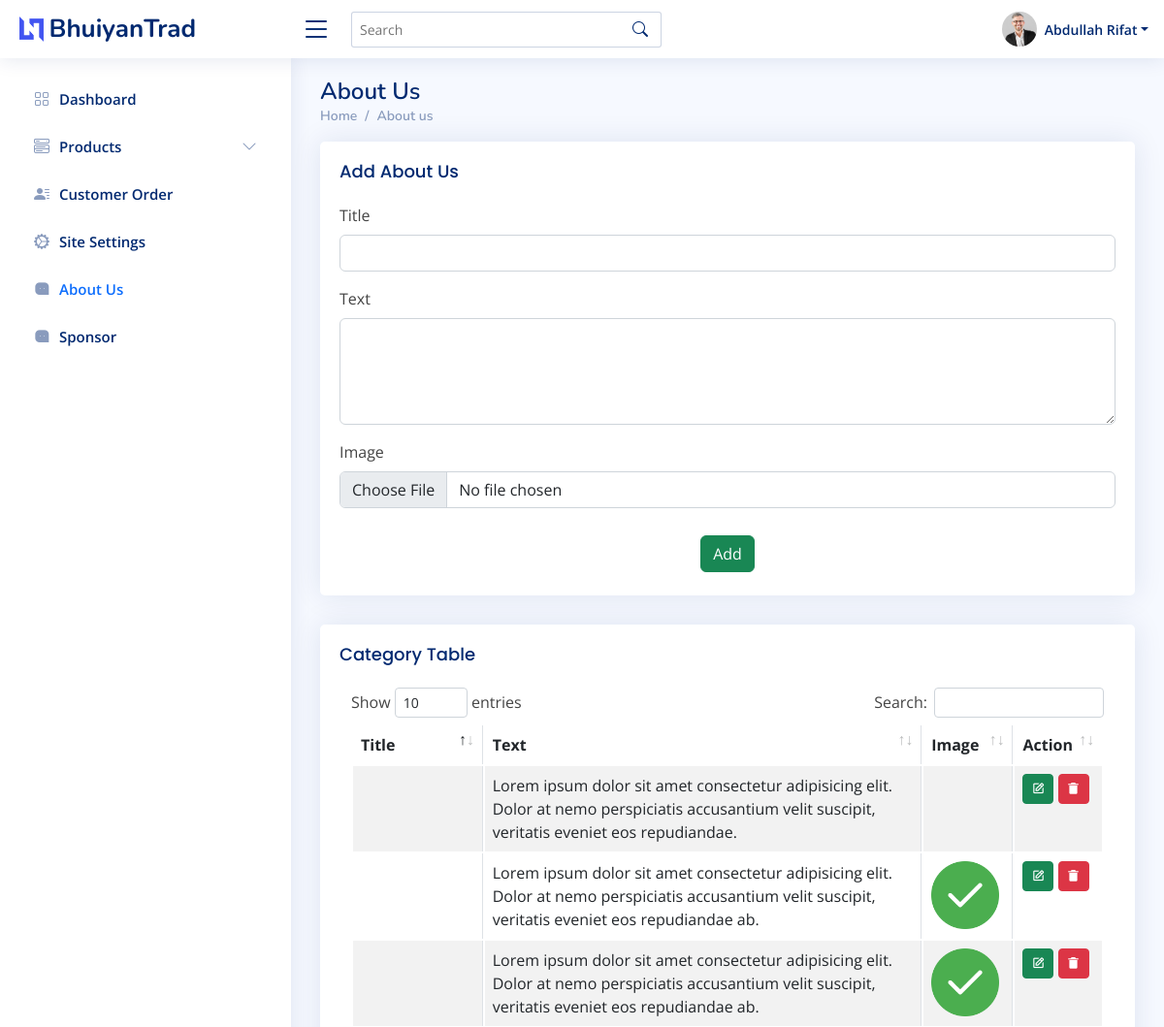
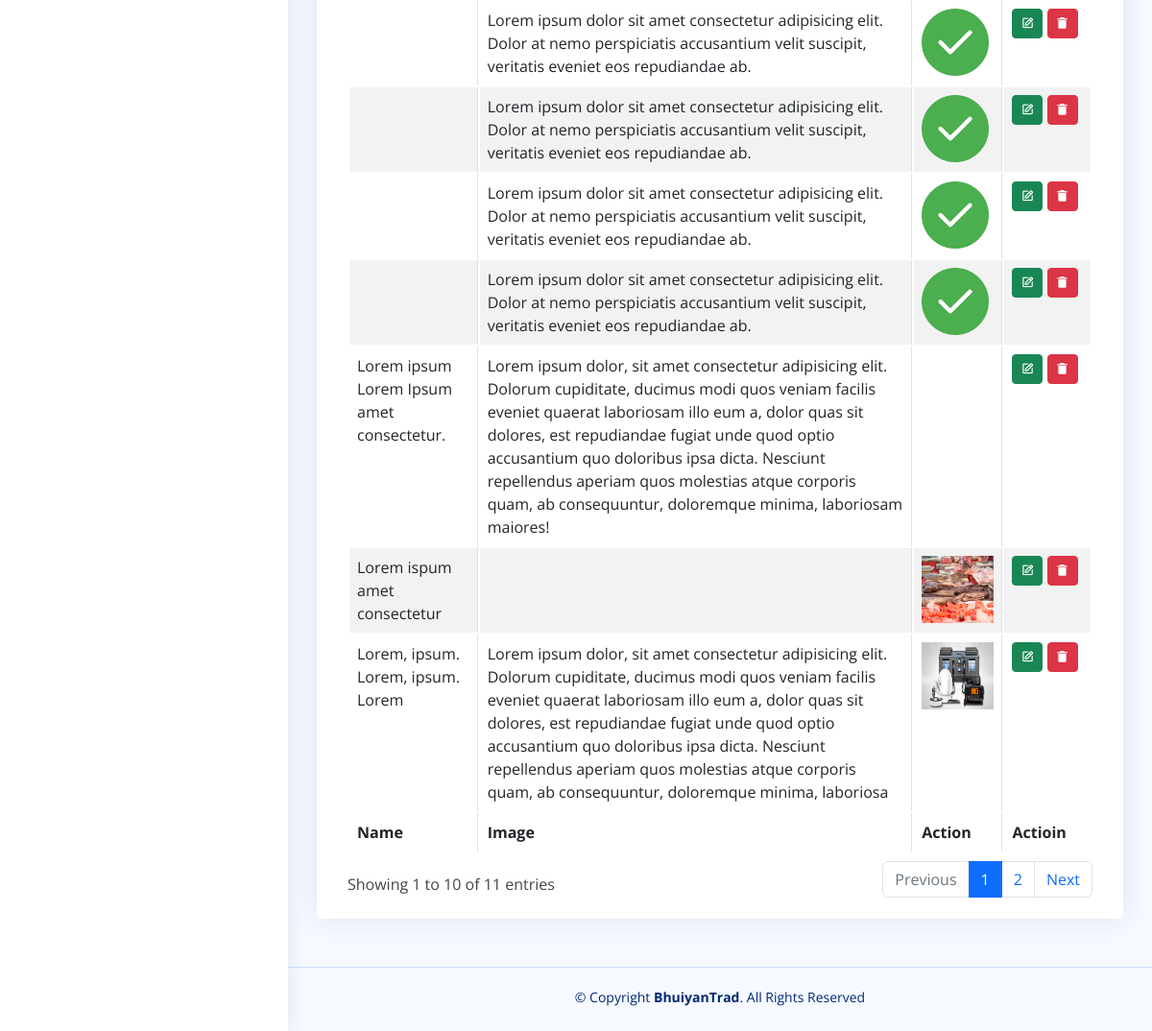
Screenshot of /user/about-us/ (signed in) with the database file from the repository (2 pictures, top to bottom).
### backend/models.py (models this page shows, shortened)
class User(AbstractUser):
    @property
    def is_admin(self):
        if hasattr(self, 'admin'):
            return True
        return False

class Admin(models.Model):
    user = models.OneToOneField(User, on_delete=models.CASCADE)
    name = models.CharField(max_length=120, blank=True)
    address = models.CharField(max_length=220, blank=True)
    phone = models.CharField(max_length=11, blank=True)
    image = models.ImageField(upload_to=user_path, blank=True);
    created_date = models.DateField(auto_now_add=True)

class About(models.Model):
    image = models.ImageField(upload_to=settings_path, blank=True)
    title = models.CharField(max_length=255, blank=True)
    text = models.TextField(blank=True)

### backend/views.py (the view)
# urls.py: path('about-us/', views.AboutView, name="about"),
@login_required
def AboutView(request):
    if request.method=="POST":
        form = AboutForm(request.POST, request.FILES)
        if form.is_valid():
            form.save()
            messages.success(request, "About us added successfully")
    about = About.objects.all().order_by('-id')
    return render(request, 'admin/about.html', {'about':about})

### backend/templates/admin/about.html (shortened to what this page needs)
{% extends '../asset/base.html' %} {% load static %} {% block content %}
<main id="main" class="main">
    <div class="pagetitle">
        <h1>About Us</h1>
        <nav>
            <ol class="breadcrumb">
                <li class="breadcrumb-item"><a href="{% url 'backend:dashboard' %}">Home</a></li>
                <li class="breadcrumb-item"><a href="#">About us</a></li>
            </ol>
        </nav>
    </div>
    <section class="section">
        <div class="row">
            <div class="col-lg-12">
                <div class="card">
                    <div class="card-body">
                        <h5 class="card-title">Add About Us</h5>
                        <form class="row g-3" method="POST" enctype="multipart/form-data" action="{% url 'backend:about' %}">
                            <div class="col-12">
                                <label for="inputNanme4" class="form-label">Title</label>
                                <input type="text" name="title" required class="form-control" value="" id="inputNanme4">
                            </div>
                            <div class="col-12">
                                <label for="inputNanme4" class="form-label">Text</label>
                                <textarea name="text" class="form-control" rows="4" placeholder=""></textarea>
                            </div>
                            <div class="col-12">
                                <label for="inputEmail4" class="form-label">Image</label>
                                <input type="file" name="image" class="form-control" id="inputEmail4">
                            </div>
                            <div class="text-center mt-4">
                                <button type="submit" class="btn btn-success m-1">Add</button>
                            </div>
                        </form>
                    </div>
                </div>
            </div>
            <div class="col-lg-12">
                <div class="card">
                    <div class="card-body">
                        <h5 class="card-title">Category Table</h5>
                        <div class="table-responsive">
                            <table id="zero_config" class="table table-striped table-bordered">
                                <thead>
                                    <tr>
                                        <th>Title</th>
                                        <th>Text</th>
                                        <th>Image</th>
                                        <th>Action</th>
                                    </tr>
                                </thead>
                                <tbody>
                                    {% for item in about %}
                                    <tr>
                                        <td>{{item.title}}</td>
                                        <td>{{item.text}}</td>
                                        <td>
                                            {% if item.image %}<img src="{{item.image.url}}" style="height: 70px;" class="img-fluid" alt=""> {% endif %}
                                        </td>
                                        <td>
                                            <a href="{% url 'backend:update-about' item.id %}" class="btn btn-sm btn-success"> <i class="bx bx-edit"></i> </a>
                                            <a href="{% url 'backend:delete-about' item.id %}" onclick="confirm('Are you sure?')" class="btn btn-sm btn-danger"> <i class="bx bxs-trash-alt"></i></a>
                                        </td>
                                    </tr>
                                    {% endfor %}
                                </tbody>
                                <tfoot>
                                    <tr>
                                        <th>Name</th>
                                        <th>Image</th>
                                        <th>Action</th>
                                        <th>Actioin</th>
                                    </tr>
                                </tfoot>
                            </table>
                        </div>
                    </div>
                </div>
            </div>
        </div>
    </section>
</main>
{% endblock %}

### backend/templates/asset/header.html (shortened to what this page needs)
 {% load static %}
<header id="header" class="header fixed-top d-flex align-items-center">
    <div class="d-flex align-items-center justify-content-between">
        <a href="{% url 'backend:dashboard' %}" class="logo d-flex align-items-center">
            <img src="{% static 'assets/img/logo.png' %}" alt="">
            <span class="d-none d-lg-block">BhuiyanTrad</span>
        </a>
        <i class="bi bi-list toggle-sidebar-btn"></i>
    </div>
    <div class="search-bar">
        <form class="search-form d-flex align-items-center" method="POST" action="#">
            <input type="text" name="query" placeholder="Search" title="Enter search keyword">
            <button type="submit" title="Search"><i class="bi bi-search"></i></button>
        </form>
    </div>
    <nav class="header-nav ms-auto">
        <ul class="d-flex align-items-center">
            <li class="nav-item dropdown pe-3">
                <a class="nav-link nav-profile d-flex align-items-center pe-0" href="#" data-bs-toggle="dropdown">
                    {% if request.user.admin.image %}
                    <img src="{{request.user.admin.image.url}}" alt="Profile" class="rounded-circle">
                    {% endif %}
                    <span class="d-none d-md-block dropdown-toggle ps-2">{{request.user.admin.name}}</span>
                </a>
            </li>
        </ul>
    </nav>
</header>

### static/backend/assets/css/style.css (style rules this page uses)
:root { scroll-behavior: smooth; }
body { font-family: "Open Sans", sans-serif; background: #f6f9ff; color: #444444; }
a { color: #4154f1; text-decoration: none; }
h1, h2, h3, h4, h5, h6 { font-family: "Nunito", sans-serif; }
#main { margin-top: 60px; padding: 20px 30px; transition: all 0.3s; }
.pagetitle { margin-bottom: 10px; }
.pagetitle h1 { font-size: 24px; margin-bottom: 0; font-weight: 600; color: #012970; }
.card { margin-bottom: 30px; border: none; border-radius: 5px; box-shadow: 0px 0 30px rgba(1, 41, 112, 0.1); }
.card-title { padding: 20px 0 15px 0; font-size: 18px; font-weight: 500; color: #012970; font-family: "Poppins", sans-serif; }
.card-body { padding: 0 20px 20px 20px; }
.breadcrumb { font-size: 14px; font-family: "Nunito", sans-serif; color: #899bbd; font-weight: 600; }
.breadcrumb a { color: #899bbd; transition: 0.3s; }
.breadcrumb .breadcrumb-item::before { color: #899bbd; }
.logo { line-height: 1; }
@media (min-width: 1200px) { .logo { width: 280px; } }
.logo img { max-height: 26px; margin-right: 6px; }
.logo span { font-size: 26px; font-weight: 700; color: #012970; font-family: "Nunito", sans-serif; }
.header { transition: all 0.5s; z-index: 997; height: 60px; box-shadow: 0px 2px 20px rgba(1, 41, 112, 0.1); background-color: #fff; padding-left: 20px; }
.header .toggle-sidebar-btn { font-size: 32px; padding-left: 10px; cursor: pointer; color: #012970; }
.header .search-bar { min-width: 360px; padding: 0 20px; }
.header .search-form { width: 100%; }
.header .search-form input { border: 0; font-size: 14px; color: #012970; border: 1px solid rgba(1, 41, 112, 0.2); padding: 7px 38px 7px 8px; border-radius: 3px; transition: 0.3s; width: 100%; }
.header .search-form button { border: 0; padding: 0; margin-left: -30px; background: none; }
.header .search-form button i { color: #012970; }
.header-nav ul { list-style: none; }
.header-nav>ul { margin: 0; padding: 0; }
.header-nav .nav-profile { color: #012970; }
.header-nav .nav-profile img { max-height: 36px; }
.header-nav .nav-profile span { font-size: 14px; font-weight: 600; }
@media (min-width: 1200px) { #main, #footer { margin-left: 300px; } }

### rows the page displays
User: user.admin.image (picture), user.admin.name "Abdullah Rifat"
About: text "Lorem ipsum dolor sit amet consectetur adipisicing elit. Dolor at nemo perspiciatis accusantium velit suscipit, veritatis eveniet eos repudiandae."
About: text "Lorem ipsum dolor sit amet consectetur adipisicing elit. Dolor at nemo perspiciatis accusantium velit suscipit, veritatis eveniet eos repudiandae ab.", image (picture)
About: text "Lorem ipsum dolor sit amet consectetur adipisicing elit. Dolor at nemo perspiciatis accusantium velit suscipit, veritatis eveniet eos repudiandae ab.", image (picture)
About: text "Lorem ipsum dolor sit amet consectetur adipisicing elit. Dolor at nemo perspiciatis accusantium velit suscipit, veritatis eveniet eos repudiandae ab.", image (picture)
About: title "Lorem, ipsum. Lorem, ipsum. Lorem", text "Lorem ipsum dolor, sit amet consectetur adipisicing elit. Dolorum cupiditate, ducimus modi quos veniam facilis eveniet quaerat laboriosam illo eum a, dolor quas sit dolores, est repudiandae fugiat unde quod optio accusantium quo doloribus ipsa dicta. Nesciunt repellendus aperiam quos molestias atque corporis quam, ab consequuntur, doloremque minima, laboriosa", image (picture)
About: text "Lorem ipsum dolor sit amet consectetur adipisicing elit. Dolor at nemo perspiciatis accusantium velit suscipit, veritatis eveniet eos repudiandae ab.", image (picture)
About: text "Lorem ipsum dolor sit amet consectetur adipisicing elit. Dolor at nemo perspiciatis accusantium velit suscipit, veritatis eveniet eos repudiandae ab.", image (picture)
About: text "Lorem ipsum dolor sit amet consectetur adipisicing elit. Dolor at nemo perspiciatis accusantium velit suscipit, veritatis eveniet eos repudiandae ab.", image (picture)
About: title "Lorem ipsum Lorem Ipsum amet consectetur.", text "Lorem ipsum dolor, sit amet consectetur adipisicing elit. Dolorum cupiditate, ducimus modi quos veniam facilis eveniet quaerat laboriosam illo eum a, dolor quas sit dolores, est repudiandae fugiat unde quod optio accusantium quo doloribus ipsa dicta. Nesciunt repellendus aperiam quos molestias atque corporis quam, ab consequuntur, doloremque minima, laboriosam maiores!"
About: title "Lorem ispum amet consectetur", image (picture)
